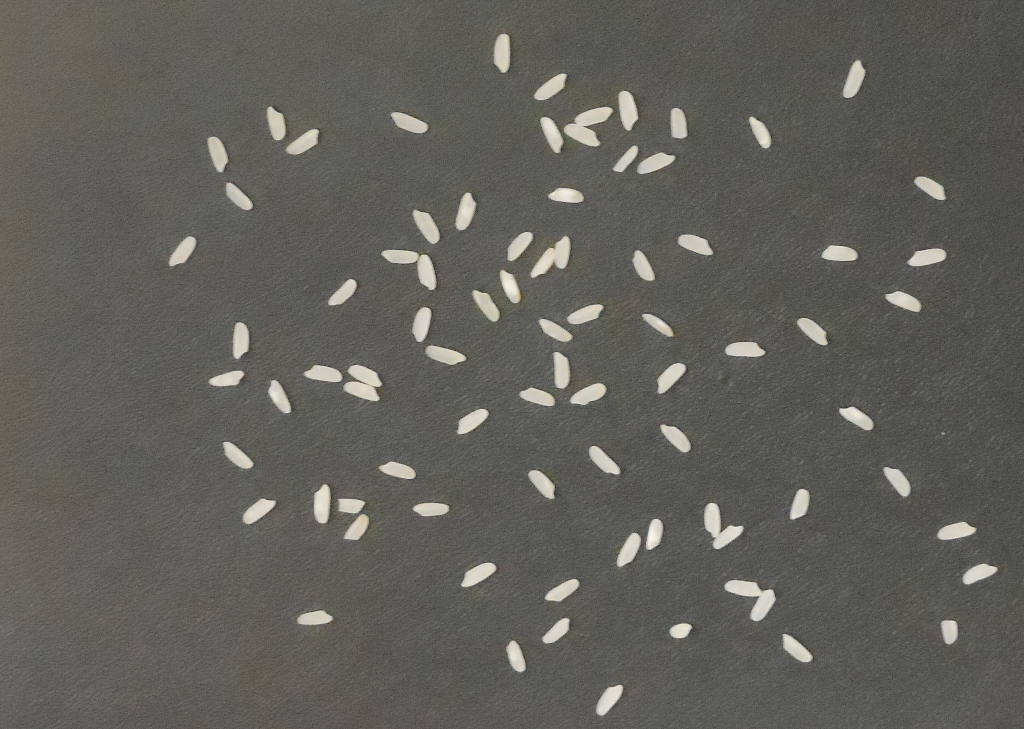
#> input picture CoutingRice/82.bmp, 1024 x 729 px
$ python counting.py
#> lines starting #> are read from the running program, lines starting #| are printed output that depends on the picture; after the words box and inside, x2 and y2 are one past the last pixel; in counts of white or black regions, pixels touching at a corner belong together
import sys
import cv2
import numpy as np
import math
import statistics

# Configurações
INPUT_IMAGE = '82.bmp'
ALTURA_MIN = 10
LARGURA_MIN = 10
N_PIXELS_MIN = 100

def flood_fill(img, x, y, label, info):
    stack = [(x, y)]
    info.update({'T': y, 'B': y, 'L': x, 'R': x, 'n_pixels': 0})

    while stack:
        x, y = stack.pop()
        if img[y, x] != -1:
            continue

        img[y, x] = label
        info['n_pixels'] += 1
        info['T'] = min(info['T'], y)
        info['B'] = max(info['B'], y)
        info['L'] = min(info['L'], x)
        info['R'] = max(info['R'], x)

        for dx, dy in [(-1,0),(1,0),(0,-1),(0,1)]:
            nx, ny = x + dx, y + dy
            if 0 <= nx < img.shape[1] and 0 <= ny < img.shape[0] and img[ny, nx] == -1:
                stack.append((nx, ny))

    return info

def rotula(img, largura_min, altura_min, n_pixels_min):
    img_out = np.where(img > 0, -1, 0).astype(np.int32)
    label = 1
    componentes = []

    for y in range(img_out.shape[0]):
        for x in range(img_out.shape[1]):
            if img_out[y, x] == -1:
                info = flood_fill(img_out, x, y, label, {})
                w, h = info['R'] - info['L'], info['B'] - info['T']
                if info['n_pixels'] >= n_pixels_min and w >= largura_min and h >= altura_min:
                    info['label'] = label
                    componentes.append(info)
                label += 1
    return componentes

def preprocessar_imagem(caminho):
    img = cv2.imread(caminho)
    gray = cv2.cvtColor(img, cv2.COLOR_BGR2GRAY)
    norm = cv2.normalize(gray, None, 0, 255, cv2.NORM_MINMAX)
    blur = cv2.GaussianBlur(norm, (11, 11), 0)
    binarizada = cv2.adaptiveThreshold(blur, 255, cv2.ADAPTIVE_THRESH_GAUSSIAN_C,
                                       cv2.THRESH_BINARY, 75, -7)
    return img, binarizada

def contar_arroz(componentes):
    tamanhos = [c['n_pixels'] for c in componentes]
    mediana = int(statistics.median(tamanhos))
    total = 0

    for pixels in tamanhos:
        total += math.ceil(pixels / mediana) if (pixels / mediana) % 1 > 0.5 else int(pixels / mediana)

    return total, mediana, sorted(tamanhos)

def main():
    sys.setrecursionlimit(100000)
    imagem_original, imagem_segmentada = preprocessar_imagem(INPUT_IMAGE)
#> in preprocessar_imagem, img is the input picture: shape (729, 1024, 3); mean B, G, R 90.4, 95.9, 96.8
#> in preprocessar_imagem, `norm = cv2.normalize(gray, None, 0, 255, cv2.NORM_MINMAX)`:
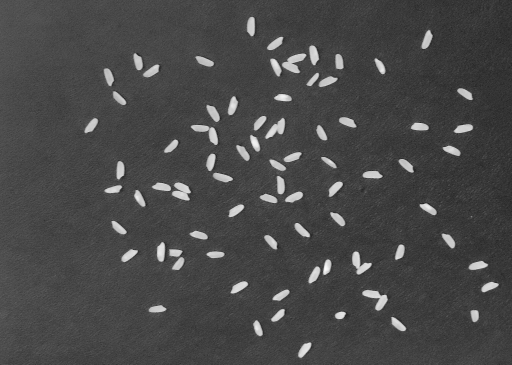
#> norm: shape (729, 1024) (shown at 1/2 size); min 0, max 255, mean 72
#> in preprocessar_imagem, `binarizada = cv2.adaptiveThreshold(blur, 255, cv2.ADAPTIVE_THRESH_GAUS..`:
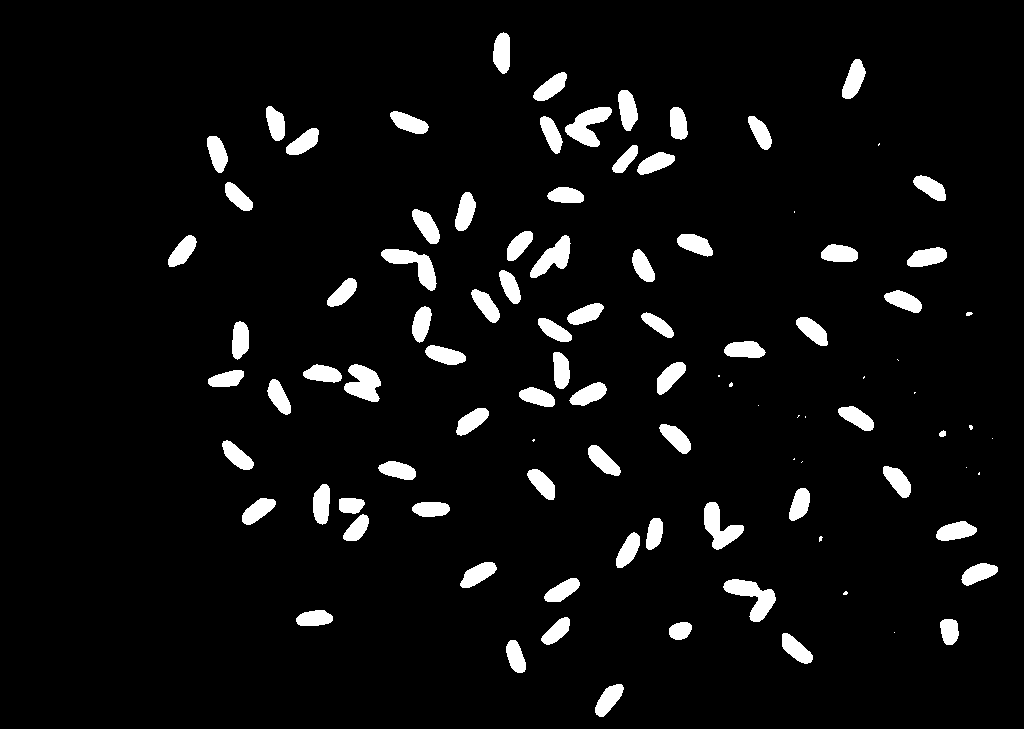
#> binarizada: shape (729, 1024); 5.5% white; 98 white regions (20 under 20 px), largest, box (x1, y1, x2, y2) and area: (723, 579, 776, 622) 1027, (565, 107, 612, 147) 970, (381, 249, 437, 291) 958
    componentes = rotula(imagem_segmentada, LARGURA_MIN, ALTURA_MIN, N_PIXELS_MIN)
#> the loop in rotula, `for y in range(img_out.shape[0]):` made 729 passes
#> after the loop in rotula, `for y in range(img_out.shape[0]):`:
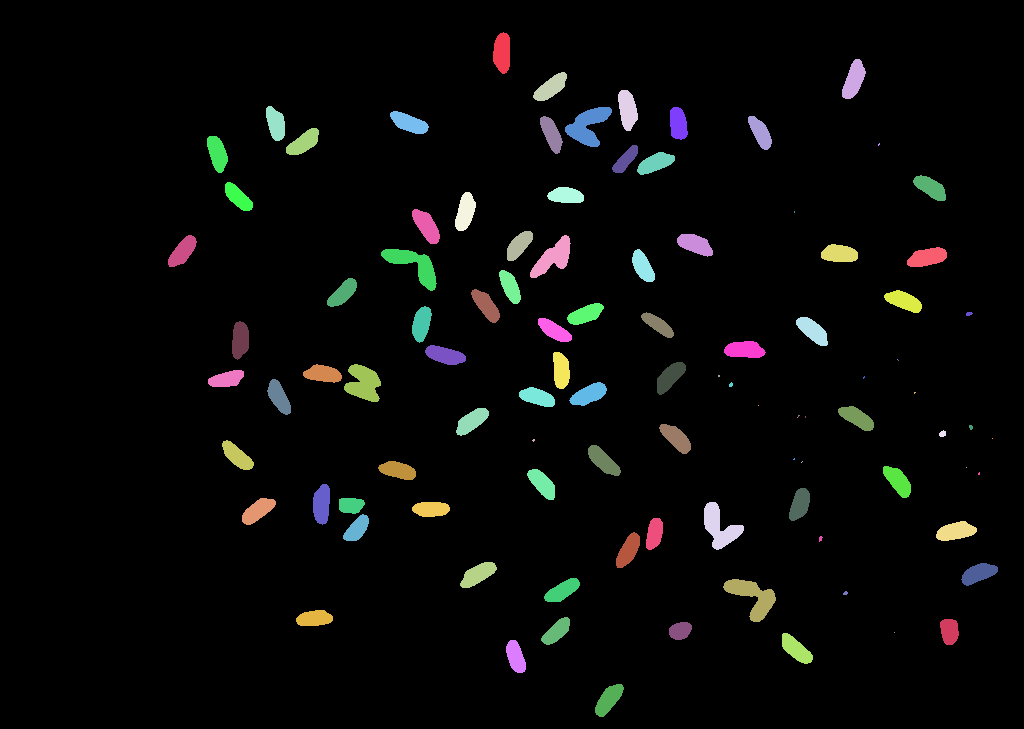
#> img_out: shape (729, 1024) int32; 102 distinct labels, from 0 to 101; one colour per label, 0 black
#> after the loop in rotula, `for y in range(img_out.shape[0]):`: componentes = 76 items; label = 102
#> componentes = 76 items
    quantidade, mediana, tamanhos_ordenados = contar_arroz(componentes)
#> in contar_arroz, `tamanhos = [c['n_pixels'] for c in componentes]`: tamanhos = 76 values, max 1027 at index 68, min 325 at index 72, mean 534.4
#> in contar_arroz, `mediana = int(statistics.median(tamanhos))`: mediana = 516
#> the loop in contar_arroz, `for pixels in tamanhos:` made 76 passes
#> (pixels, total) on passes 1 to 8: (575, 1), (584, 2), (536, 3), (585, 4), (484, 5), (970, 7), (479, 8), (538, 9)
#> after the loop in contar_arroz, `for pixels in tamanhos:`: total = 82
#> quantidade = 82; mediana = 516; tamanhos_ordenados = 76 values from 325 to 1027

    print("Quantidade estimada de grãos de arroz:", quantidade)
#| Quantidade estimada de grãos de arroz: 82
    print("Mediana dos tamanhos:", mediana)
#| Mediana dos tamanhos: 516
    print("Tamanhos ordenados:", tamanhos_ordenados)
#> (printed output is left out)

    bordas = cv2.Canny(imagem_segmentada, 100, 145)
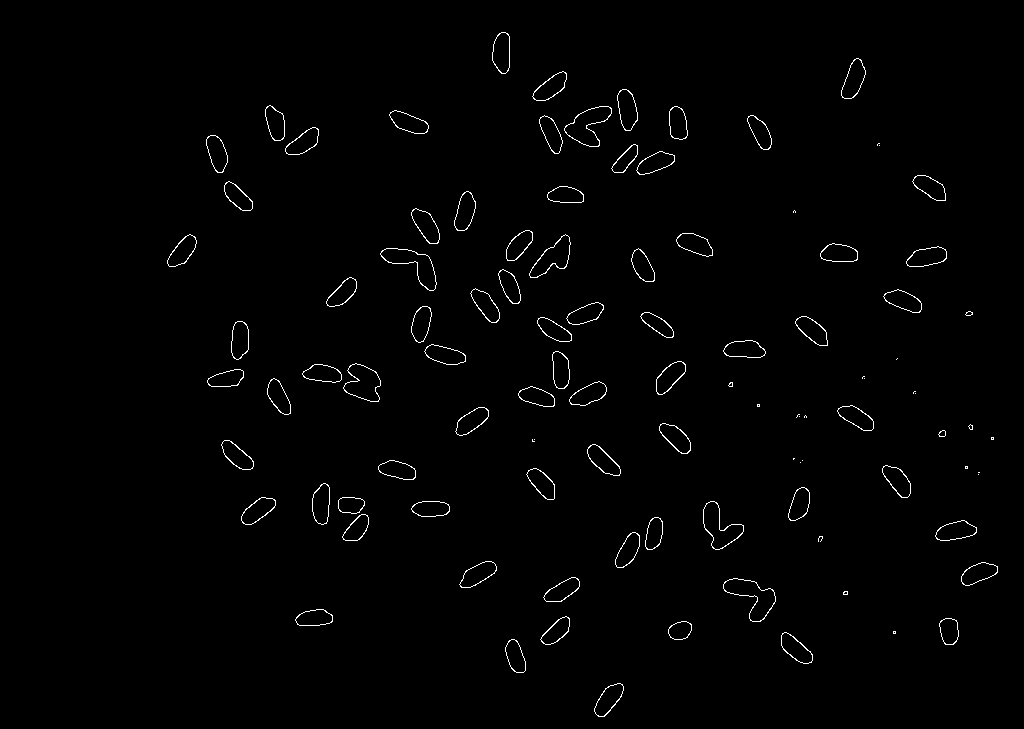
#> bordas: shape (729, 1024); 1% white in thin lines or dots, all inside (x1, y1, x2, y2) = (167, 32, 998, 717)
    cv2.imshow("Original", imagem_original)
    cv2.imshow("Segmentada", imagem_segmentada)
    cv2.imshow("Bordas", bordas)
    cv2.waitKey(0)
    cv2.destroyAllWindows()

if __name__ == '__main__':
    main()

$ run again, with CoutingRice/114.bmp copied over CoutingRice/82.bmp
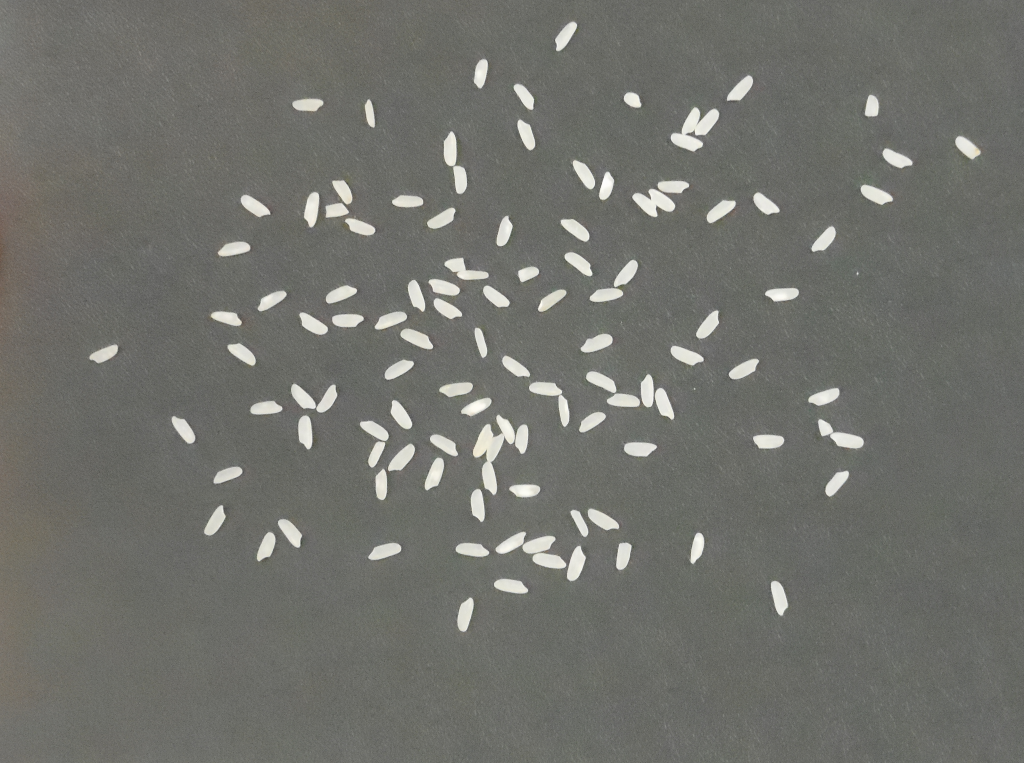
#> input picture CoutingRice/114.bmp, 1024 x 763 px
#> in preprocessar_imagem, img is the input picture: shape (763, 1024, 3); mean B, G, R 107.9, 113.3, 112.6
#> binarizada: shape (763, 1024); 5.8% white; 108 white regions (13 under 20 px), largest, box (x1, y1, x2, y2) and area: (472, 415, 529, 495) 1709, (495, 531, 566, 569) 1214, (670, 107, 720, 152) 1117
#> the loop in rotula, `for y in range(img_out.shape[0]):` made 763 passes
#> after the loop in rotula, `for y in range(img_out.shape[0]):`:
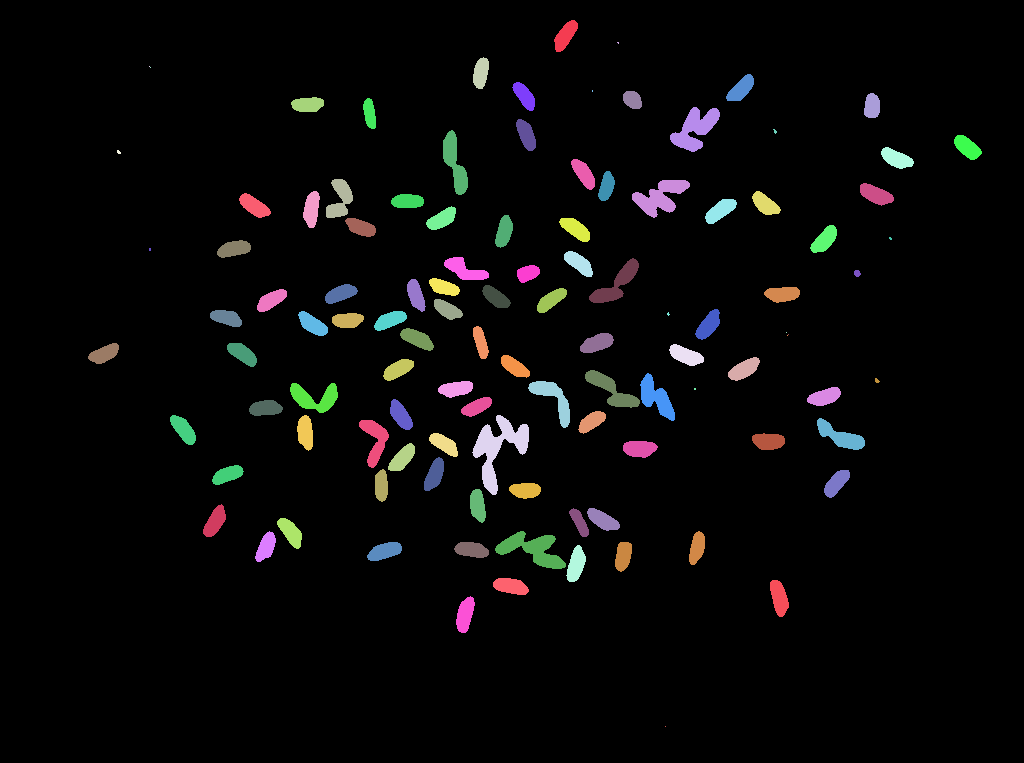
#> img_out: shape (763, 1024) int32; 111 distinct labels, from 0 to 110; one colour per label, 0 black
#> after the loop in rotula, `for y in range(img_out.shape[0]):`: componentes = 94 items; label = 111
#> in main, `componentes = rotula(imagem_segmentada, LARGURA_MIN, ALTURA_MIN, N_PIX..`: componentes = 94 items
#> tamanhos = 94 values, max 1709 at index 67, min 273 at index 4, mean 481.8
#> in contar_arroz, `mediana = int(statistics.median(tamanhos))`: mediana = 428
#> the loop in contar_arroz, `for pixels in tamanhos:` made 94 passes
#> (pixels, total) on passes 1 to 8: (430, 1), (381, 2), (434, 3), (379, 4), (273, 5), (332, 6), (400, 7), (296, 8)
#> after the loop in contar_arroz, `for pixels in tamanhos:`: total = 111
#> in main, `quantidade, mediana, tamanhos_ordenados = contar_arroz(componentes)`: mediana = 428; tamanhos_ordenados = 94 values from 273 to 1709
#| Quantidade estimada de grãos de arroz: 111
#| Mediana dos tamanhos: 428
#> (printed output is left out)
#> in main, `bordas = cv2.Canny(imagem_segmentada, 100, 145)`:
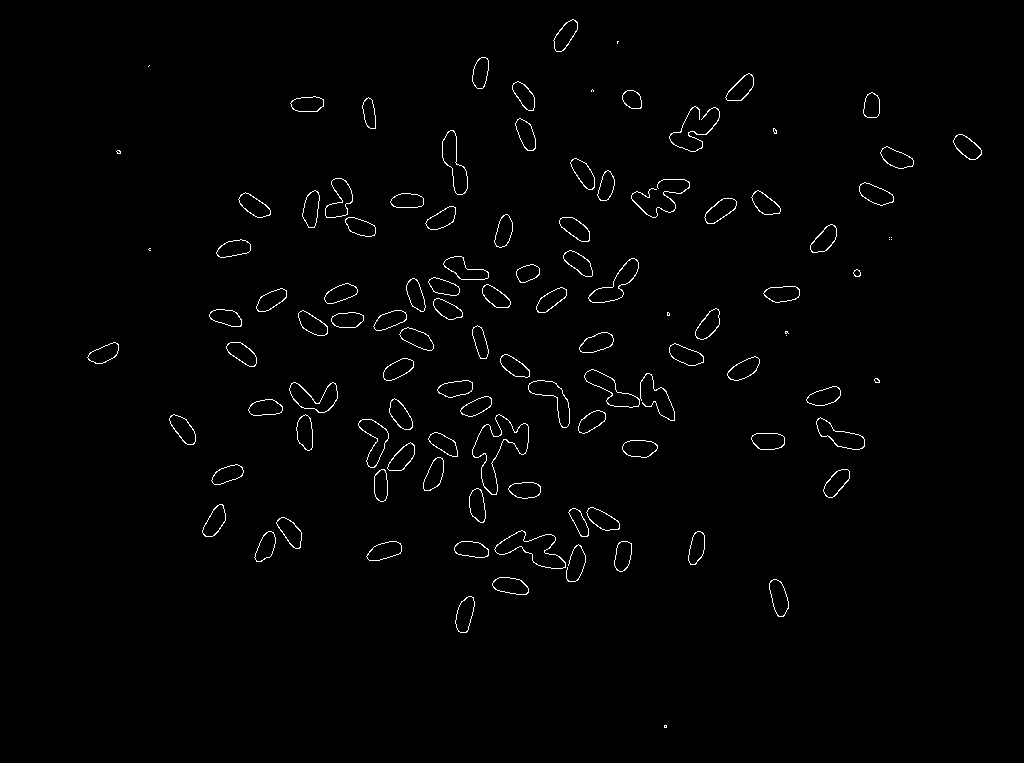
#> bordas: shape (763, 1024); 1.2% white in thin lines or dots, all inside (x1, y1, x2, y2) = (87, 19, 982, 728)

$ run again, with CoutingRice/150.bmp copied over CoutingRice/82.bmp
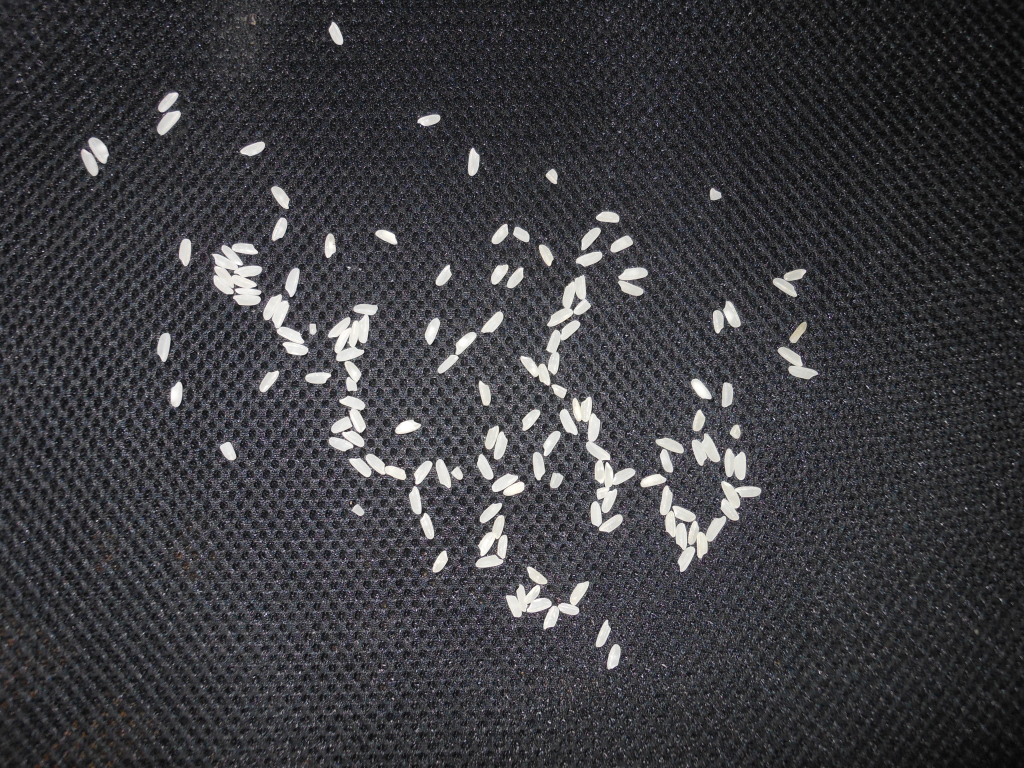
#> input picture CoutingRice/150.bmp, 1024 x 768 px
#> in preprocessar_imagem, img is the input picture: shape (768, 1024, 3); mean B, G, R 64.2, 60.3, 60.5
#> binarizada: shape (768, 1024); 15.4% white; 2914 white regions (1465 under 20 px), largest, box (x1, y1, x2, y2) and area: (659, 481, 763, 573) 2914, (572, 395, 636, 533) 2609, (504, 565, 591, 630) 2013
#> the loop in rotula, `for y in range(img_out.shape[0]):` made 768 passes
#> after the loop in rotula, `for y in range(img_out.shape[0]):`:
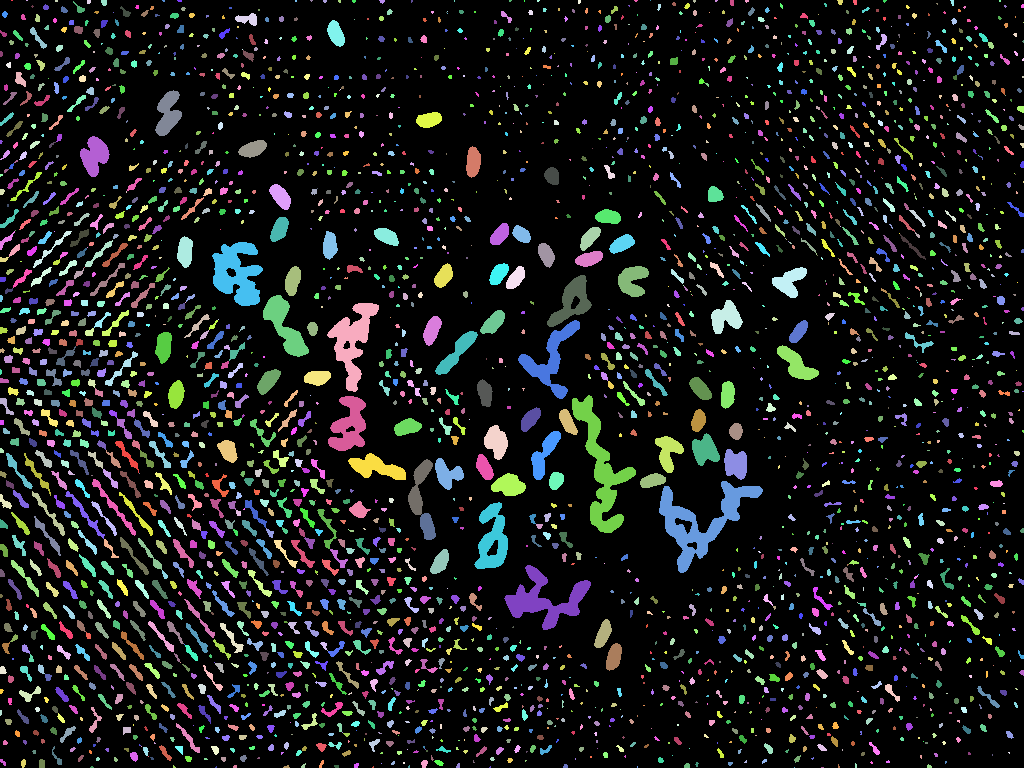
#> img_out: shape (768, 1024) int32; 3033 distinct labels, from 0 to 3032; one colour per label, 0 black
#> after the loop in rotula, `for y in range(img_out.shape[0]):`: componentes = 166 items; label = 3033
#> in main, `componentes = rotula(imagem_segmentada, LARGURA_MIN, ALTURA_MIN, N_PIX..`: componentes = 166 items
#> tamanhos = 166 values, max 2914 at index 106, min 100 at index 122, mean 327.8
#> in contar_arroz, `mediana = int(statistics.median(tamanhos))`: mediana = 179
#> the loop in contar_arroz, `for pixels in tamanhos:` made 166 passes
#> (pixels, total) on passes 1 to 3: (171, 1), (317, 3), (111, 4)
#> after the loop in contar_arroz, `for pixels in tamanhos:`: total = 332
#> in main, `quantidade, mediana, tamanhos_ordenados = contar_arroz(componentes)`: mediana = 179; tamanhos_ordenados = 166 values from 100 to 2914
#| Quantidade estimada de grãos de arroz: 332
#| Mediana dos tamanhos: 179
#> (printed output is left out)
#> in main, `bordas = cv2.Canny(imagem_segmentada, 100, 145)`:
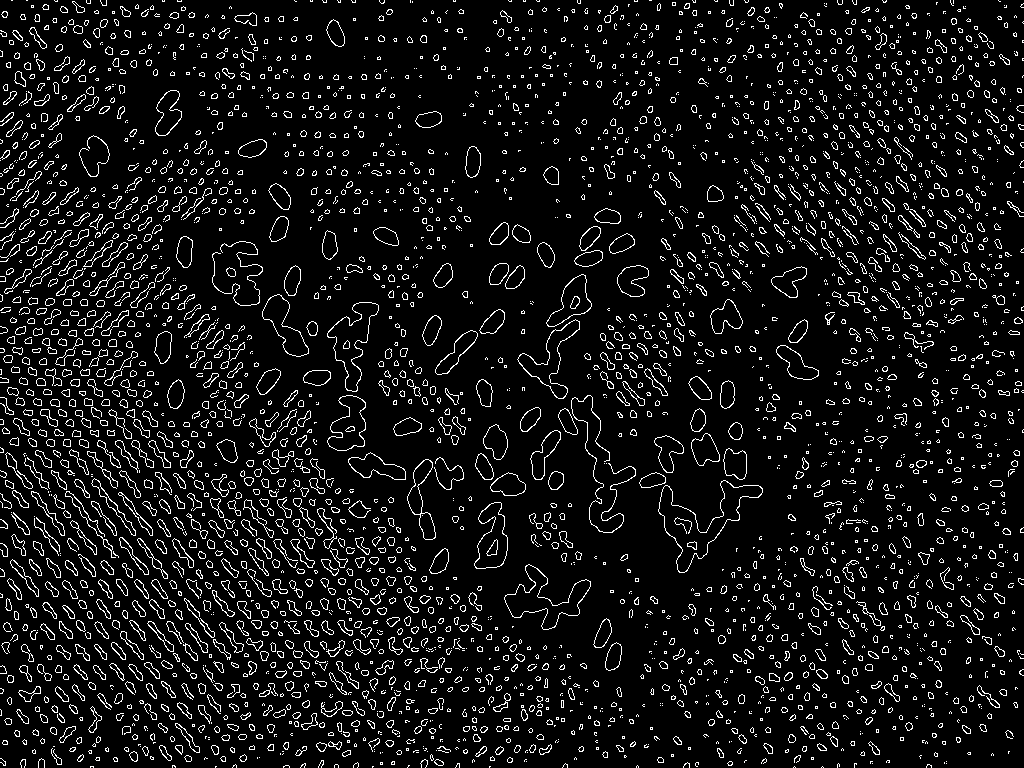
#> bordas: shape (768, 1024); 7.9% white in thin lines or dots
